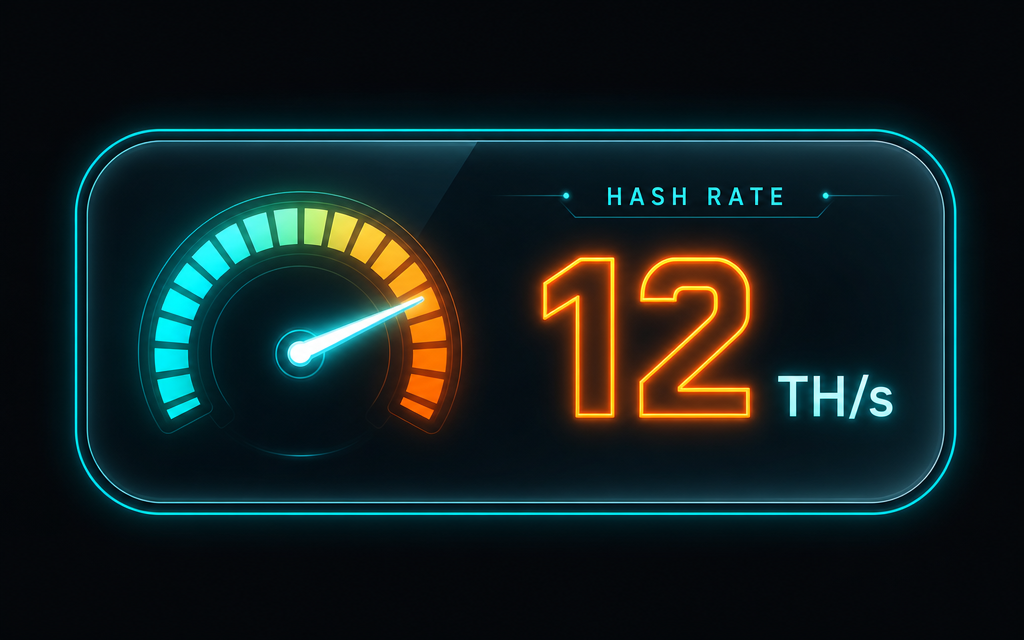
#> input picture tools/preview-reference.png, 1024 x 640 px; its folder holds only this picture in this run
$ python compress_pngs.py preview-reference.png
#> lines starting #> are read from the running program, lines starting #| are printed output that depends on the picture
#!/usr/bin/env python3
"""
Compress PNG assets for Hammer Claw skills.

Ensures every PNG is no larger than MAX_SIZE x MAX_SIZE pixels and is
saved with an optimized palette (PNG-8) when possible. Files that are
already small enough are re-compressed in place.

Usage:
    python tools/compress_pngs.py skills/my_skill/assets/*.png
    python tools/compress_pngs.py skills/my_skill/preview.png
    python tools/compress_pngs.py skills/my_skill/assets
"""

import argparse
import shutil
import subprocess
import sys
from pathlib import Path

from PIL import Image

MAX_SIZE = 64


def _compress_with_pngquant(src: Path, dst: Path) -> bool:
    pngquant = shutil.which("pngquant")
    if not pngquant:
        return False
    try:
        subprocess.run(
            [pngquant, "--force", "--quality=60-95", "--output", str(dst), str(src)],
            check=True,
            capture_output=True,
        )
        return dst.exists() and dst.stat().st_size > 0
    except Exception:
        return False


def _compress_with_pil(src: Path, dst: Path) -> None:
    img = Image.open(src).convert("RGBA")

    # Resize if larger than MAX_SIZE while keeping aspect ratio
    w, h = img.size
#> w = 1024; h = 640
    if w > MAX_SIZE or h > MAX_SIZE:
        ratio = min(MAX_SIZE / w, MAX_SIZE / h)
#> ratio = 0.0625
        new_size = (int(w * ratio), int(h * ratio))
#> new_size = (64, 40)
        img = img.resize(new_size, Image.Resampling.LANCZOS)
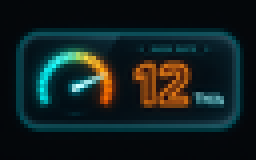
#> img: PIL image 64x40 RGBA (shown 4 times larger); mean R, G, B, A 18.3, 31.3, 31.5, 255

    # For small icons with limited colors, use PNG-8 palette with alpha
    pixels = w * h
#> pixels = 655360
    if pixels <= MAX_SIZE * MAX_SIZE * 4:
        try:
            alpha = img.split()[3]
            palette = img.convert("RGB").convert("P", palette=Image.ADAPTIVE, colors=256)
            mask = alpha.point(lambda a: 0 if a > 128 else 255, mode="1")
            palette.paste(255, mask)
            palette.info["transparency"] = 255
            palette.save(dst, "PNG", optimize=True)
            return
        except Exception:
            pass

    img.save(dst, "PNG", optimize=True)


def compress_file(src: Path) -> tuple[int, int]:
    src = Path(src)
    if not src.is_file():
        raise FileNotFoundError(src)

    before = src.stat().st_size
    tmp = src.with_suffix(".tmp.png")

    if not _compress_with_pngquant(src, tmp):
        _compress_with_pil(src, tmp)

    after = tmp.stat().st_size
    if after < before:
        tmp.replace(src)
    else:
        tmp.unlink()
        after = before

    return before, after


def main() -> int:
    parser = argparse.ArgumentParser(description="Compress PNG skill assets")
    parser.add_argument("paths", nargs="+", help="PNG files or directories to compress")
    args = parser.parse_args()

    files: list[Path] = []
    for p in args.paths:
        path = Path(p)
        if path.is_dir():
            files.extend(sorted(path.rglob("*.png")))
        elif path.suffix.lower() == ".png":
            files.append(path)

    if not files:
        print("No PNG files found.")
        return 1

    total_before = 0
    total_after = 0
    for src in files:
        before, after = compress_file(src)
        total_before += before
        total_after += after
        print(f"{src}: {before} -> {after} bytes")

    print(f"Total: {total_before} -> {total_after} bytes")
    return 0


if __name__ == "__main__":
    sys.exit(main())
#> (the program exits here)
